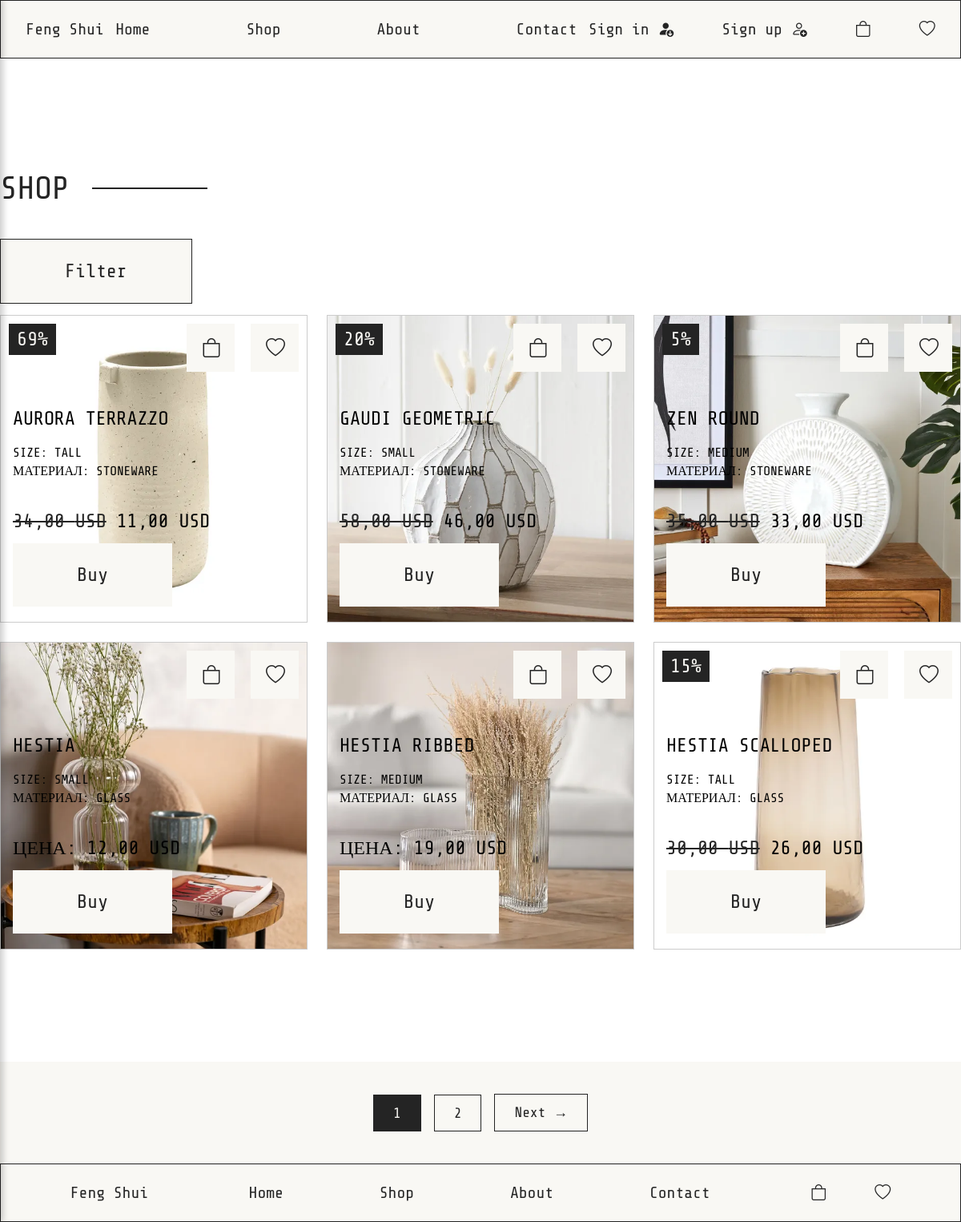
The app's page /shop/ with its own data.
### pages/models.py (models this page shows, shortened)
class Product(models.Model):
    name = models.CharField(max_length=200, verbose_name="Название")
    description = models.TextField(verbose_name="Описание", blank=True, null=True)
    slug = models.SlugField(max_length=200)
    current_price = models.DecimalField(max_digits=4, decimal_places=2, verbose_name='Текущая стоимость')
    discount_price = models.DecimalField(max_digits=4, decimal_places=2, default=0, verbose_name='Стоимость со скидкой')
    discount_percentage = models.IntegerField(default=0, verbose_name='Процент скидки')
    purchases_count = models.PositiveIntegerField(default=0, verbose_name='Количество покупок')
    size = models.ForeignKey(Size, on_delete=models.CASCADE, null=True, blank=True, verbose_name="Размер")
    material = models.ForeignKey(Material, on_delete=models.CASCADE, null=True, blank=True, verbose_name="Материал")
    class Meta:
        verbose_name = "Продукт"
        verbose_name_plural = "Продукты"

class GalleryProducts(models.Model):
    product = models.ForeignKey(Product, on_delete=models.CASCADE, related_name='products_photo')
    photo = models.ImageField(upload_to='images/', verbose_name='Фотография')

class Size(models.Model):
    name = models.CharField(max_length=50, unique=True, verbose_name="Размер")
    slug = models.SlugField(max_length=50)
    class Meta:
        verbose_name = 'Размер'
        verbose_name_plural = 'Размеры'

class Material(models.Model):
    name = models.CharField(max_length=50, unique=True, verbose_name="Материал")
    slug = models.SlugField(max_length=50)
    class Meta:
        verbose_name = 'Материал'
        verbose_name_plural = 'Материалы'

### pages/views.py (the view, shortened to what this page needs)
# urls.py: path('shop/', views.shop_page, name='shop_path'),
def shop_page(request):
    size_slug = request.GET.get('size')
    material_slug = request.GET.get('material')
    discount_only = request.GET.get('discount_only')
    sort_by = request.GET.get('sort')
    products_list = Product.objects.all()
    if size_slug:
        products_list = products_list.filter(size__slug=size_slug)
    if material_slug:
        products_list = products_list.filter(material__slug=material_slug)
    if discount_only:
        products_list = products_list.filter(discount_percentage__gt=0)
    paginator = Paginator(products_list, 6)
    page_number = request.GET.get('page')
    products = paginator.get_page(page_number)
    all_sizes = Size.objects.all()
    all_materials = Material.objects.all()
    context = {
        'products': products,
        'size': all_sizes,
        'material': all_materials,
        'current_sort': sort_by,
    }
    return render(request, 'shop.html', context)

### pages/templates/shop.html (shortened to what this page needs)
{% extends 'base.html' %}
{% load static %}
{% block content %}
    <main>
        <section class="bestsellers shop">
            <div class="container">
                <h3 class="section-title">Shop</h3>
                <div class="shop__wrapper">
                    <button class="category-toggle" onclick="openOffcanvas()">Filter</button>
                    <div class="catalog">
                        {% for product in products %}
                            <div class="card">
                                {% if product.discount_percentage > 0 %}
                                    <div class="label">{{ product.discount_percentage }}%</div>
                                {% endif %}
                                <div class="icons">
                                    <a href="{% url 'cart_add' product.id %}" class="icon__link"><i class="bi bi-bag"></i></a>
                                    <a href="{% url 'favorite_add_path' product.id %}" class="icon__link"><i class="bi bi-heart"></i></a>
                                </div>
                                {% with first_image=product.products_photo.first %}
                                    {% if first_image %}
                                        <img src="{{ first_image.photo.url }}" class="card__image" alt="{{ product.name }}">
                                    {% else %}
                                        <img src="{% static 'images/default_product.png' %}" class="card__image" alt="No image available">
                                    {% endif %}
                                {% endwith %}
                                <div class="info">
                                    <h2 class="info__title">{{ product.name }}</h2>
                                    {% if product.size %}
                                        <p class="info__size">Size: {{ product.size.name }}</p>
                                    {% endif %}
                                    {% if product.material %}
                                        <p class="info__material">Материал: {{ product.material.name }}</p>
                                    {% endif %}
                                    <p class="info__price">
                                        {% if product.discount_percentage > 0 %}
                                            <del>{{ product.current_price }} USD</del>
                                            {{ product.discount_price }} USD
                                        {% else %}
                                            Цена: {{ product.current_price }} USD
                                        {% endif %}
                                    </p>
                                    <a href="{% url 'detail_path' product_slug=product.slug %}" class="card__buy">Buy</a>
                                </div>
                            </div>
                        {% endfor %}
                    </div>
                </div>
            </div>
        </section>
        <div class="pagination">
            {% for num in products.paginator.page_range %}
                <a href="?{{ request.GET.urlencode }}&page={{ num }}" class="pagination__btn {% if products.number == num %}active{% endif %}">{{ num }}</a>
            {% endfor %}
            {% if products.has_next %}
                <a href="?{{ request.GET.urlencode }}&page={{ products.next_page_number }}" class="pagination__btn">Next →</a>
            {% endif %}
        </div>
    </main>
{% endblock content %}

### static/style/style.css (style rules this page uses)
* { font-family: 'STM'; font-weight: 400; color: #242424; }
html, body { height: 100%; margin: 0; display: flex; flex-direction: column; }
main { flex: 1; }
.container { max-width: 1704px; width: 100%; margin: 0 auto; }
.shop { margin: 140px 0; }
.section-title, .section-title-na { position: relative; font-size: 40px; text-transform: uppercase; padding-bottom: 40px; }
.section-title::after, .af1::after { position: absolute; content: ''; width: 144px; height: 2px; top: 25%; left: 115px; background-color: #242424; }
.info__material { color: #000000; font-size: 16px; margin-top: 5px; text-transform: uppercase; }
.discount, .label { position: absolute; top: 10px; left: 10px; background: #242424; padding: 6px 10px; font-size: 24px; text-transform: uppercase; color: #f9f8f4; }
.info { bottom: 0; position: absolute; padding: 15px; }
.info__title { font-size: 24px; text-transform: uppercase; color: #000000; padding-bottom: 10px; }
.info__size, .info__color { font-size: 16px; text-transform: uppercase; color: #000000; padding-top: 10px; }
.info__price { font-size: 24px; text-transform: uppercase; color: #000000; padding-top: 40px; }
.bestsellers { margin-bottom: 140px; }
.catalog { display: grid; grid-template-columns: repeat(3, 1fr); gap: 24px; }
.card { position: relative; background: #fff; overflow: hidden; border: 1px solid #ccc; display: flex; flex-direction: column; }
.card__image { width: 552px; height: auto; display: block; }
.icons { position: absolute; top: 10px; right: 10px; display: flex; gap: 20px; }
.icon__link { background: #f9f8f4; border: none; padding: 18px 19px; font-size: 24px; width: 60px; height: 60px; }
.card .info { bottom: 30px; }
.card .info__price { padding-bottom: 40px; }
.card__buy { padding-top: 20px; background: #f9f8f4; color: #242424; padding: 26px 80px; font-size: 24px; }
.pagination { display: flex; justify-content: center; align-items: center; gap: 16px; padding: 40px 0; background-color: #f9f8f4; }
.pagination__btn { padding: 12px 24px; border: 1px solid #242424; text-decoration: none; color: #242424; background-color: transparent; font-size: 18px; transition: 0.2s ease-in-out; }
.pagination__btn.active { background-color: #242424; color: #f9f8f4; }
.category-toggle { background: #f9f8f4; color: #242424; padding: 26px 80px; font-size: 24px; margin-bottom: 14px; border: 1px solid #242424; }

### records on screen
Product: discount_percentage "69", products_photo.first.photo (picture), name "AURORA TERRAZZO", size.name "TALL", material.name "STONEWARE", current_price "34,00", discount_price "11,00"
Product: discount_percentage "20", products_photo.first.photo (picture), name "GAUDI GEOMETRIC", size.name "SMALL", material.name "STONEWARE", current_price "58,00", discount_price "46,00"
Product: discount_percentage "5", products_photo.first.photo (picture), name "ZEN ROUND", size.name "MEDIUM", material.name "STONEWARE", current_price "35,00", discount_price "33,00"
Product: products_photo.first.photo (picture), name "HESTIA", size.name "SMALL", material.name "GLASS", current_price "12,00"
Product: products_photo.first.photo (picture), name "HESTIA RIBBED", size.name "MEDIUM", material.name "GLASS", current_price "19,00"
Product: discount_percentage "15", products_photo.first.photo (picture), name "HESTIA SCALLOPED", size.name "TALL", material.name "GLASS", current_price "30,00", discount_price "26,00"

### other values on screen
{{ num }} "1" "2"
